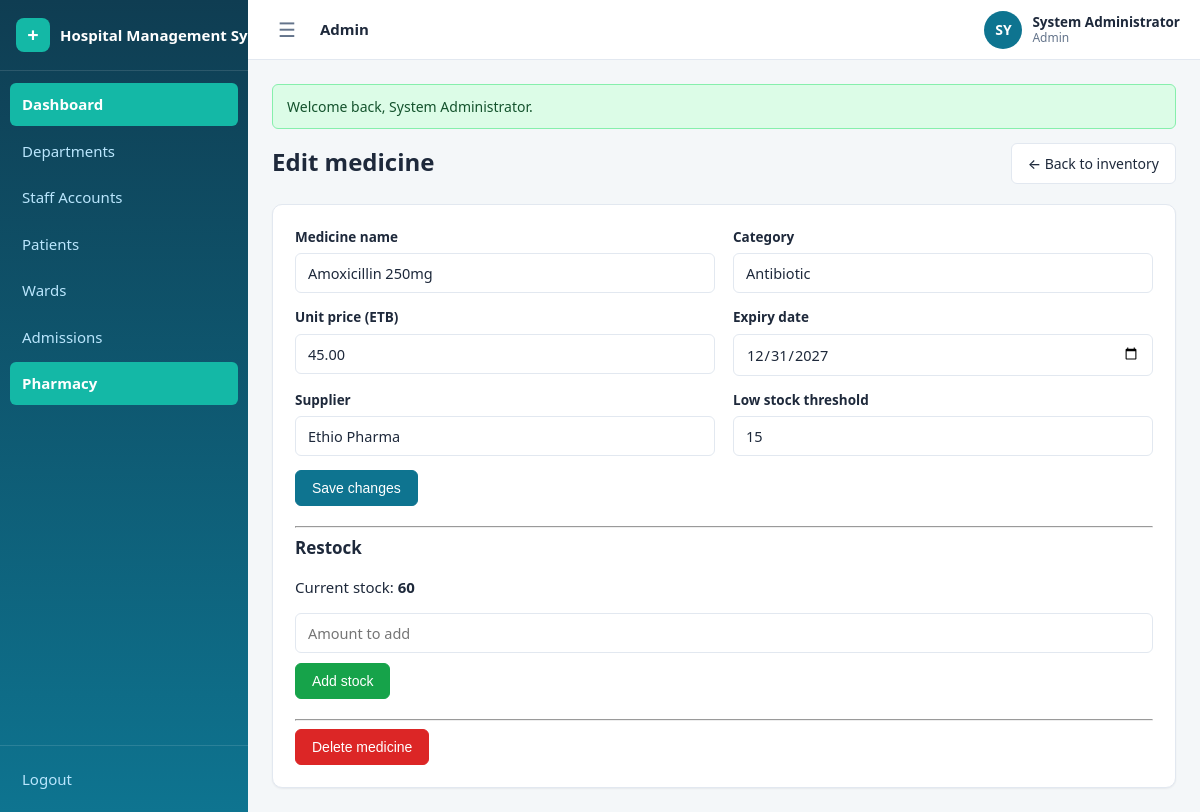
Screenshot of /admin/medicines/2/edit (signed in) with the database file from the repository.
### tables this page shows
CREATE TABLE IF NOT EXISTS medicines (
    id                 INT UNSIGNED AUTO_INCREMENT PRIMARY KEY,
    name               VARCHAR(150) NOT NULL,
    category           VARCHAR(100) DEFAULT NULL,
    stock_quantity     INT NOT NULL DEFAULT 0,
    unit_price         DECIMAL(10,2) NOT NULL DEFAULT 0.00,
    expiry_date        DATE DEFAULT NULL,
    supplier           VARCHAR(150) DEFAULT NULL,
    low_stock_threshold INT NOT NULL DEFAULT 10,
    created_at         TIMESTAMP NOT NULL DEFAULT CURRENT_TIMESTAMP,
    updated_at         TIMESTAMP NOT NULL DEFAULT CURRENT_TIMESTAMP ON UPDATE CURRENT_TIMESTAMP,
    UNIQUE KEY uq_medicines_name (name)
);

### config/helpers.php (called while the page is built, shortened)
<?php
function e($value): string
{
    return htmlspecialchars((string) $value, ENT_QUOTES, 'UTF-8');
}
function url(string $path = ''): string
{
    return BASE_URL . '/' . ltrim($path, '/');
}
function render_partial(string $view, array $data = []): string
{
    extract($data, EXTR_SKIP);
    require APP_ROOT . '/views/' . $view . '.php';
    return ob_get_clean();
}
function view(string $view, array $data = [], string $layout = 'app'): void
{
    $content = render_partial($view, $data);
}

### controllers/PharmacyController.php (called while the page is built, shortened)
<?php
class PharmacyController
{
    public function edit(array $params): void
    {
        $medicine = Medicine::findById((int) $params['id']);
        view('admin/medicines/edit', [
            'medicine' => $medicine,
        ]);
    }
}

### public/index.php (called while the page is built, shortened)
<?php
require_once __DIR__ . '/../config/config.php';
$method = $_SERVER['REQUEST_METHOD'];
$path   = '/' . trim($_GET['url'] ?? '', '/');
if ($path !== '/') {
    $path = rtrim($path, '/');
}
[$controllerClass, $action, $params] = dispatch($routes, $method, $path);
$controller = new $controllerClass();
call_user_func_array([$controller, $action], [$params]);
function dispatch(array $routes, string $method, string $path): array
{
    foreach ($routes[$method] ?? [] as $pattern => $handler) {
        $params = match_route($pattern, $path);
        if ($params !== null) {
            return [$handler[0], $handler[1], $params];
        }
    }
    exit;
}
function match_route(string $pattern, string $path): ?array
{
    $patternParts = explode('/', trim($pattern, '/'));
    $pathParts    = $path === '/' ? [''] : explode('/', trim($path, '/'));
    if (count($patternParts) !== count($pathParts)) {
        return null;
    }
    $params = [];
    foreach ($patternParts as $i => $segment) {
        if (strlen($segment) > 2 && $segment[0] === '{' && substr($segment, -1) === '}') {
            $key = substr($segment, 1, -1);
            $params[$key] = urldecode($pathParts[$i]);
        } elseif ($segment !== $pathParts[$i]) {
            return null;
        }
    }
    return $params;
}

### config/config.php (called while the page is built, shortened)
<?php
spl_autoload_register(function (string $class): void {
    foreach (['controllers', 'models'] as $dir) {
        $file = APP_ROOT . '/' . $dir . '/' . $class . '.php';
        if (is_file($file)) {
            return;
        }
    }
});
require_once APP_ROOT . '/config/database.php';
function db(): PDO
{
    return Database::getInstance();
}
require_once APP_ROOT . '/config/helpers.php';

### config/database.php (called while the page is built, shortened)
<?php
final class Database
{
    private static ?PDO $instance = null;
    public static function getInstance(): PDO
    {
        if (self::$instance === null) {
            $dsn = 'mysql:host=' . DB_HOST . ';port=' . DB_PORT . ';dbname=' . DB_NAME . ';charset=' . DB_CHARSET;
            try {
                self::$instance = new PDO($dsn, DB_USER, DB_PASS, [
                    PDO::ATTR_ERRMODE            => PDO::ERRMODE_EXCEPTION,
                    PDO::ATTR_DEFAULT_FETCH_MODE => PDO::FETCH_ASSOC,
                    PDO::ATTR_EMULATE_PREPARES   => false,
                ]);
            } catch (PDOException $e) {
                die('Database connection failed: ' . e($e->getMessage()));
            }
        }
        return self::$instance;
    }
}

### models/Medicine.php (called while the page is built, shortened)
<?php
class Medicine
{
    public static function findById(int $id)
    {
        $stmt = db()->prepare('SELECT * FROM medicines WHERE id = ?');
        $stmt->execute([$id]);
        return $stmt->fetch() ?: false;
    }
}

### views/admin/medicines/edit.php (the view, shortened to what this page needs)
<div class="row">
    <h1 class="page-title grow">Edit medicine</h1>
    <a class="btn" href="<?= url('/admin/medicines') ?>">&larr; Back to inventory</a>
</div>
<div class="card mt">
    <form method="post" action="<?= url('/admin/medicines/' . (int) $medicine['id'] . '/update') ?>">
        <div class="form-grid">
            <div class="form-group">
                <label for="name">Medicine name</label>
                <input type="text" id="name" name="name" value="<?= e($medicine['name']) ?>" required>
            </div>
            <div class="form-group">
                <label for="category">Category</label>
                <input type="text" id="category" name="category" value="<?= e($medicine['category']) ?>">
            </div>
            <div class="form-group">
                <label for="unit_price">Unit price (ETB)</label>
                <input type="number" id="unit_price" name="unit_price" min="0" step="0.01" value="<?= e((string) $medicine['unit_price']) ?>" required>
            </div>
            <div class="form-group">
                <label for="expiry_date">Expiry date</label>
                <input type="date" id="expiry_date" name="expiry_date" value="<?= e($medicine['expiry_date']) ?>">
            </div>
            <div class="form-group">
                <label for="supplier">Supplier</label>
                <input type="text" id="supplier" name="supplier" value="<?= e($medicine['supplier']) ?>">
            </div>
            <div class="form-group">
                <label for="low_stock_threshold">Low stock threshold</label>
                <input type="number" id="low_stock_threshold" name="low_stock_threshold" min="0" value="<?= (int) $medicine['low_stock_threshold'] ?>" required>
            </div>
        </div>
        <button class="btn btn-primary" type="submit">Save changes</button>
    </form>
    <hr class="mt">
    <h3 class="card-title">Restock</h3>
    <p class="muted">Current stock: <strong><?= (int) $medicine['stock_quantity'] ?></strong></p>
    <form method="post" action="<?= url('/admin/medicines/' . (int) $medicine['id'] . '/restock') ?>" class="form-inline">
        <input type="number" name="amount" min="1" placeholder="Amount to add" required>
        <button class="btn btn-ok" type="submit">Add stock</button>
    </form>
    <hr class="mt">
    <form method="post" action="<?= url('/admin/medicines/' . (int) $medicine['id'] . '/delete') ?>"
          onsubmit="return confirm('Delete <?= e($medicine['name']) ?>?')">
        <button class="btn btn-danger" type="submit">Delete medicine</button>
    </form>
</div>

### public/assets/css/style.css (style rules this page uses)
:root { --primary: #0e7490; --primary-dark: #155e75; --primary-soft: #ecfeff; --teal: #14b8a6; --teal-dark: #0f766e; --bg: #f4f7f9; --surface: #ffffff; --border: #e2e8f0; --text: #1e293b; --text-muted: #64748b; --ok: #16a34a; --ok-soft: #dcfce7; --warn: #b45309; --warn-soft: #fef3c7; --danger: #dc2626; --danger-soft: #fee2e2; --info: #0369a1; --info-soft: #dbeafe; --radius: 10px; --radius-sm: 6px; --shadow-sm: 0 1px 2px rgba(15, 23, 42, .06); --shadow-md: 0 10px 24px rgba(15, 23, 42, .10); --font: 'Segoe UI', system-ui, -apple-system, sans-serif; --sidebar-w: 248px; --sidebar-coll: 76px; --header-h: 60px; }
* { box-sizing: border-box; }
html, body { margin: 0; padding: 0; font-family: var(--font); color: var(--text); background: var(--bg); font-size: 15px; line-height: 1.5; }
a { color: var(--primary); text-decoration: none; }
.app { display: flex; min-height: 100vh; }
.page-title { font-size: 24px; margin: 0 0 4px; }
.mt { margin-top: 20px; }
.card { background: var(--surface); border: 1px solid var(--border); border-radius: var(--radius); box-shadow: var(--shadow-sm); padding: 22px; }
.card-title { margin: 0 0 14px; font-size: 17px; }
.btn { display: inline-flex; align-items: center; justify-content: center; gap: 6px; padding: 9px 16px; border-radius: var(--radius-sm); border: 1px solid var(--border); background: var(--surface); color: var(--text); font-size: 14px; font-weight: 500; cursor: pointer; transition: background .15s, border-color .15s, box-shadow .15s; }
.btn-primary { background: var(--primary); border-color: var(--primary); color: #fff; }
.btn-ok { background: var(--ok); border-color: var(--ok); color: #fff; }
.btn-danger { background: var(--danger); border-color: var(--danger); color: #fff; }
.form-group { margin-bottom: 14px; }
.form-group label { display: block; font-size: 13.5px; font-weight: 600; margin-bottom: 6px; }
input[type="text"], input[type="email"], input[type="password"], input[type="date"], input[type="time"], input[type="tel"], input[type="search"], input[type="number"], select, textarea { width: 100%; padding: 9px 12px; border: 1px solid var(--border); border-radius: var(--radius-sm); font-size: 14.5px; font-family: var(--font); color: var(--text); background: var(--surface); transition: border-color .15s, box-shadow .15s; }
.form-inline { display: flex; gap: 10px; align-items: center; flex-wrap: wrap; }
.form-grid { display: grid; grid-template-columns: 1fr 1fr; gap: 0 18px; }
.row { display: flex; gap: 14px; align-items: center; flex-wrap: wrap; }
.row .grow { flex: 1; }

### rows the page displays
medicines: name "Amoxicillin 250mg", category "Antibiotic", unit_price "45.00", expiry_date "12/31/2027", supplier "Ethio Pharma", low_stock_threshold "15", stock_quantity "60"

### other values shown
APP_NAME "Hospital Management…"
$label "Dashboard"
$label "Departments"
$label "Staff Accounts"
$label "Patients"
$label "Wards"
$label "Admissions"
$label "Pharmacy"
$roleLabel "Admin"
$initials "SY"
$user['name'] "System Administrator"
$flash['message'] "Welcome back, System Administrator."
